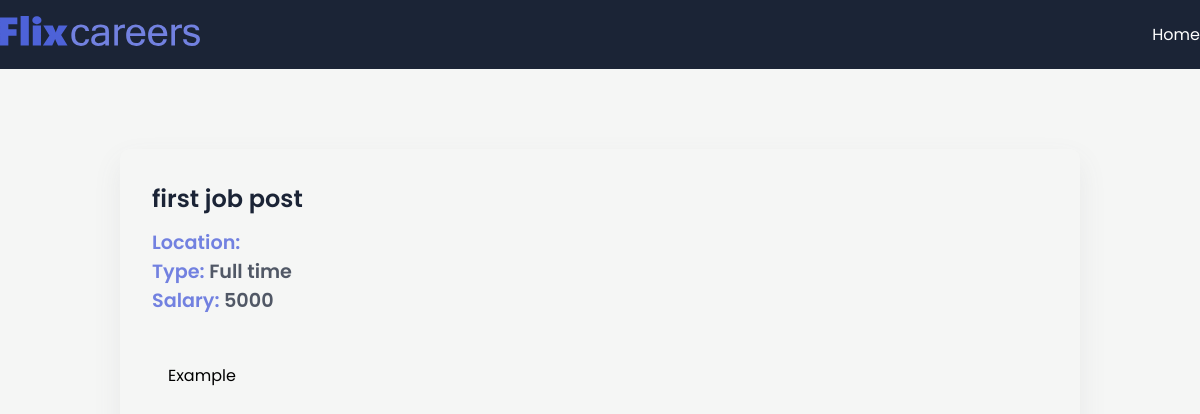
/job/1, run on the app's committed database.
### app/models.py (models this page shows, shortened)
class JobPost(models.Model):
    JOB_TYPE_CHOICES =[
        ('Full time', 'fulltime'),
        ('Part time', 'parttime')
    ]
    title = models.CharField(max_length=200)
    description = models.TextField()
    date = models.DateTimeField(auto_now_add=True)
    expiry = models.DateField(null=True)
    salary = models.IntegerField()
    slug = models.SlugField(null=True, max_length=40, unique=True)
    Location = models.OneToOneField(Location, on_delete=models.CASCADE, null=True)
    author = models.ForeignKey(Author,on_delete=models.CASCADE, null=True)
    skills = models.ManyToManyField(Skills)
    type = models.CharField(max_length=200, null=False, choices= JOB_TYPE_CHOICES)

### app/views.py (the view)
def job_details(request,id):
    print(type(id))
    try:
        if id == 0:
            return redirect (reverse('home'))
        jobe = JobPost.objects.get(id=id)
        context ={'job':jobe}
        return render (request,'app/job_details.html', context)
    except:
        return HttpResponseNotFound('Not Found')

### app/templates/app/job_details.html (shortened to what this page needs)
{% extends 'base.html' %}
{% block content %}
<section>
  <div class="container">
    <div class="view-post">
      <h1 class="jobtitle">
        {{job.title}}
      </h1>
      <p class="location it">Location: </p>
      <p class="status it">Type: <span>{{job.type}}</span></p>
      <p class="budget it">Salary: <span>{{job.salary}}</span></p>
      <div class="desc">
        <p class="details">
          {{job.description}}
        </p>
      </div>
    </div>
  </div>
</section>
{% endblock content %}

### app/static/app/style.css (style rules this page uses)
* { margin: 0; padding: 0; box-sizing: border-box; font-family: "Poppins", sans-serif; }
:root { --blue: #4d62d8; --lblue: #7281e0; --card: #fdfdfd; --shadow: #64646f17 0px 12px 29px 0px; --nav: #1b2436; }
body { background: #f5f6f5; }
.container { max-width: 1200px; margin: auto; }
.view-post { width: 80%; border-radius: 10px; box-shadow: var(--shadow); margin: 5em auto; padding: 2em; }
.desc { max-height: 300px; overflow-y: scroll; margin: 2em 0; padding: 1em; }
.jobtitle { font-size: 1.5rem; color: var(--nav); font-weight: 600; margin-bottom: 0.5em; }
.it { font-size: 1.2rem; font-weight: 600; color: var(--lblue); }
.it span { color: #1b2436c0; }

### data on the page
JobPost: title "first job post", type "Full time", salary "5000", description "Example"
